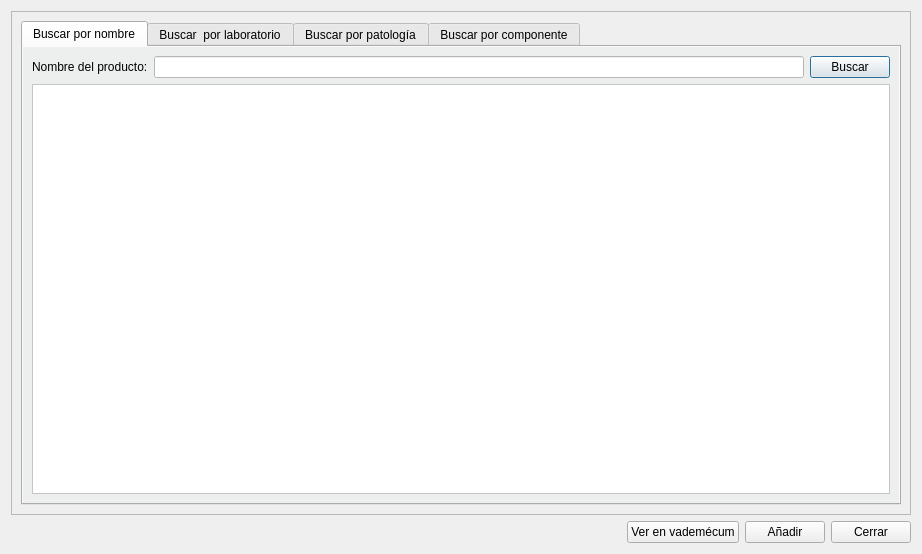
<?xml version="1.0" encoding="UTF-8"?>
<ui version="4.0">
 <class>frmAnadirHierb</class>
 <widget class="QDialog" name="frmAnadirHierb">
  <property name="geometry">
   <rect>
    <x>0</x>
    <y>0</y>
    <width>922</width>
    <height>554</height>
   </rect>
  </property>
  <property name="windowTitle">
   <string>Buscar productos complementarios</string>
  </property>
  <property name="windowIcon">
   <iconset resource="../maya.qrc">
    <normaloff>:/Icons/PNG/mayafondo_blanco.png</normaloff>:/Icons/PNG/mayafondo_blanco.png</iconset>
  </property>
  <layout class="QGridLayout" name="gridLayout_2">
   <item row="0" column="0" colspan="4">
    <widget class="QFrame" name="frame">
     <property name="frameShape">
      <enum>QFrame::StyledPanel</enum>
     </property>
     <property name="frameShadow">
      <enum>QFrame::Raised</enum>
     </property>
     <layout class="QHBoxLayout" name="horizontalLayout_3">
      <item>
       <widget class="QTabWidget" name="pestanas">
        <property name="currentIndex">
         <number>0</number>
        </property>
        <widget class="QWidget" name="pagina_nombre">
         <property name="styleSheet">
          <string notr="true">background-color: #ecefed;</string>
         </property>
         <attribute name="title">
          <string>Buscar por nombre</string>
         </attribute>
         <layout class="QGridLayout" name="gridLayout">
          <item row="0" column="0">
           <widget class="QLabel" name="label">
            <property name="text">
             <string>Nombre del producto:</string>
            </property>
           </widget>
          </item>
          <item row="0" column="1">
           <widget class="QLineEdit" name="txtTexto_producto">
            <property name="styleSheet">
             <string notr="true">background-color: rgb(255, 255, 255);</string>
            </property>
           </widget>
          </item>
          <item row="0" column="2">
           <widget class="QPushButton" name="btn_buscar_producto">
            <property name="text">
             <string>Buscar</string>
            </property>
            <property name="icon">
             <iconset resource="../maya.qrc">
              <normaloff>:/Icons/PNG/search.png</normaloff>:/Icons/PNG/search.png</iconset>
            </property>
           </widget>
          </item>
          <item row="1" column="0" colspan="3">
           <widget class="QTableView" name="tabla_producto">
            <property name="styleSheet">
             <string notr="true">background-color: rgb(255, 255, 255);
alternate-background-color: rgb(219, 255, 207);</string>
            </property>
            <property name="alternatingRowColors">
             <bool>true</bool>
            </property>
            <property name="selectionBehavior">
             <enum>QAbstractItemView::SelectRows</enum>
            </property>
            <attribute name="horizontalHeaderStretchLastSection">
             <bool>true</bool>
            </attribute>
           </widget>
          </item>
         </layout>
        </widget>
        <widget class="QWidget" name="pagina_laboratorio">
         <property name="styleSheet">
          <string notr="true">background-color: #ecefed;</string>
         </property>
         <attribute name="title">
          <string>Buscar  por laboratorio</string>
         </attribute>
         <layout class="QGridLayout" name="gridLayout_4">
          <item row="0" column="0">
           <layout class="QGridLayout" name="gridLayout_3">
            <item row="0" column="0">
             <widget class="QLineEdit" name="lineEdit">
              <property name="styleSheet">
               <string notr="true">background-color: rgb(255, 255, 255);</string>
              </property>
             </widget>
            </item>
            <item row="0" column="1">
             <widget class="QPushButton" name="pushButton">
              <property name="text">
               <string>Buscar</string>
              </property>
              <property name="icon">
               <iconset resource="../maya.qrc">
                <normaloff>:/Icons/PNG/search.png</normaloff>:/Icons/PNG/search.png</iconset>
              </property>
             </widget>
            </item>
            <item row="1" column="0" colspan="2">
             <widget class="QTableView" name="tableView">
              <property name="styleSheet">
               <string notr="true">background-color: rgb(255, 255, 255);</string>
              </property>
             </widget>
            </item>
            <item row="2" column="0" colspan="2">
             <widget class="QPushButton" name="pushButton_2">
              <property name="text">
               <string>Mostrar productos</string>
              </property>
              <property name="icon">
               <iconset resource="../maya.qrc">
                <normaloff>:/Icons/PNG/pedidos.png</normaloff>:/Icons/PNG/pedidos.png</iconset>
              </property>
             </widget>
            </item>
           </layout>
          </item>
          <item row="0" column="1">
           <layout class="QVBoxLayout" name="verticalLayout">
            <item>
             <widget class="QLineEdit" name="lineEdit_2">
              <property name="styleSheet">
               <string notr="true">background-color: rgb(255, 255, 255);</string>
              </property>
             </widget>
            </item>
            <item>
             <widget class="QTableView" name="tableView_2">
              <property name="styleSheet">
               <string notr="true">background-color: rgb(255, 255, 255);</string>
              </property>
             </widget>
            </item>
           </layout>
          </item>
         </layout>
        </widget>
        <widget class="QWidget" name="pagina_laboratorio_2">
         <property name="styleSheet">
          <string notr="true">background-color: #ecefed;</string>
         </property>
         <attribute name="title">
          <string>Buscar por patología</string>
         </attribute>
         <layout class="QHBoxLayout" name="horizontalLayout">
          <item>
           <layout class="QGridLayout" name="gridLayout_5">
            <item row="0" column="0">
             <widget class="QLabel" name="label_2">
              <property name="text">
               <string>Patología:</string>
              </property>
             </widget>
            </item>
            <item row="0" column="1">
             <widget class="QLineEdit" name="txt_patologia">
              <property name="styleSheet">
               <string notr="true">background-color: rgb(255, 255, 255);</string>
              </property>
             </widget>
            </item>
            <item row="0" column="2">
             <widget class="QPushButton" name="btn_buscar">
              <property name="text">
               <string>Buscar</string>
              </property>
             </widget>
            </item>
            <item row="1" column="0" colspan="3">
             <widget class="QTableView" name="tabla_patologias">
              <property name="styleSheet">
               <string notr="true">background-color: rgb(255, 255, 255);</string>
              </property>
             </widget>
            </item>
            <item row="2" column="0" colspan="3">
             <widget class="QPushButton" name="btn_ver_producto_por_patologia">
              <property name="text">
               <string>Ver productos</string>
              </property>
             </widget>
            </item>
           </layout>
          </item>
          <item>
           <layout class="QVBoxLayout" name="verticalLayout_2">
            <item>
             <widget class="QLineEdit" name="txt_filtro_producto_por_patologias">
              <property name="styleSheet">
               <string notr="true">background-color: rgb(255, 255, 255);</string>
              </property>
             </widget>
            </item>
            <item>
             <widget class="QTableView" name="tabla_producto_patologias">
              <property name="styleSheet">
               <string notr="true">background-color: rgb(255, 255, 255);</string>
              </property>
             </widget>
            </item>
           </layout>
          </item>
         </layout>
        </widget>
        <widget class="QWidget" name="pagina_componente">
         <property name="styleSheet">
          <string notr="true">background-color: #ecefed;</string>
         </property>
         <attribute name="title">
          <string>Buscar por componente</string>
         </attribute>
         <layout class="QHBoxLayout" name="horizontalLayout_2">
          <item>
           <layout class="QGridLayout" name="gridLayout_6">
            <item row="0" column="0">
             <widget class="QLabel" name="label_3">
              <property name="text">
               <string>Componente:</string>
              </property>
             </widget>
            </item>
            <item row="0" column="1">
             <widget class="QLineEdit" name="txt_componente">
              <property name="styleSheet">
               <string notr="true">background-color: rgb(255, 255, 255);</string>
              </property>
             </widget>
            </item>
            <item row="0" column="2">
             <widget class="QPushButton" name="btn_buscar_componente">
              <property name="text">
               <string>Buscar</string>
              </property>
             </widget>
            </item>
            <item row="1" column="0" colspan="3">
             <widget class="QTableView" name="tabla_componentes">
              <property name="styleSheet">
               <string notr="true">background-color: rgb(255, 255, 255);</string>
              </property>
             </widget>
            </item>
            <item row="2" column="0" colspan="3">
             <widget class="QPushButton" name="btn_ver_producto_por_componente">
              <property name="text">
               <string>Ver productos</string>
              </property>
             </widget>
            </item>
           </layout>
          </item>
          <item>
           <layout class="QVBoxLayout" name="verticalLayout_3">
            <item>
             <widget class="QLineEdit" name="txt_filtrar_por_componente">
              <property name="styleSheet">
               <string notr="true">background-color: rgb(255, 255, 255);</string>
              </property>
             </widget>
            </item>
            <item>
             <widget class="QTableView" name="tabla_producto_componente">
              <property name="styleSheet">
               <string notr="true">background-color: rgb(255, 255, 255);</string>
              </property>
             </widget>
            </item>
           </layout>
          </item>
         </layout>
        </widget>
       </widget>
      </item>
     </layout>
    </widget>
   </item>
   <item row="1" column="0">
    <spacer name="horizontalSpacer">
     <property name="orientation">
      <enum>Qt::Horizontal</enum>
     </property>
     <property name="sizeHint" stdset="0">
      <size>
       <width>40</width>
       <height>20</height>
      </size>
     </property>
    </spacer>
   </item>
   <item row="1" column="1">
    <widget class="QPushButton" name="btn_vademecum">
     <property name="text">
      <string>Ver en vademécum</string>
     </property>
     <property name="icon">
      <iconset resource="../maya.qrc">
       <normaloff>:/Icons/PNG/magnifier_zoom_out.png</normaloff>:/Icons/PNG/magnifier_zoom_out.png</iconset>
     </property>
    </widget>
   </item>
   <item row="1" column="2">
    <widget class="QPushButton" name="btn_anadir">
     <property name="text">
      <string>Añadir</string>
     </property>
     <property name="icon">
      <iconset resource="../maya.qrc">
       <normaloff>:/Icons/PNG/add.png</normaloff>:/Icons/PNG/add.png</iconset>
     </property>
    </widget>
   </item>
   <item row="1" column="3">
    <widget class="QPushButton" name="btn_cerrar">
     <property name="text">
      <string>Cerrar</string>
     </property>
     <property name="icon">
      <iconset resource="../maya.qrc">
       <normaloff>:/Icons/PNG/Exit.png</normaloff>:/Icons/PNG/Exit.png</iconset>
     </property>
    </widget>
   </item>
  </layout>
 </widget>
 <resources>
  <include location="../maya.qrc"/>
 </resources>
 <connections>
  <connection>
   <sender>btn_cerrar</sender>
   <signal>clicked()</signal>
   <receiver>frmAnadirHierb</receiver>
   <slot>close()</slot>
   <hints>
    <hint type="sourcelabel">
     <x>876</x>
     <y>401</y>
    </hint>
    <hint type="destinationlabel">
     <x>427</x>
     <y>383</y>
    </hint>
   </hints>
  </connection>
  <connection>
   <sender>btn_vademecum</sender>
   <signal>clicked()</signal>
   <receiver>frmAnadirHierb</receiver>
   <slot>ver_vademecum()</slot>
   <hints>
    <hint type="sourcelabel">
     <x>608</x>
     <y>398</y>
    </hint>
    <hint type="destinationlabel">
     <x>288</x>
     <y>384</y>
    </hint>
   </hints>
  </connection>
  <connection>
   <sender>btn_anadir</sender>
   <signal>clicked()</signal>
   <receiver>frmAnadirHierb</receiver>
   <slot>anadir_producto()</slot>
   <hints>
    <hint type="sourcelabel">
     <x>787</x>
     <y>402</y>
    </hint>
    <hint type="destinationlabel">
     <x>485</x>
     <y>392</y>
    </hint>
   </hints>
  </connection>
 </connections>
 <slots>
  <slot>ver_vademecum()</slot>
  <slot>anadir_producto()</slot>
 </slots>
</ui>
